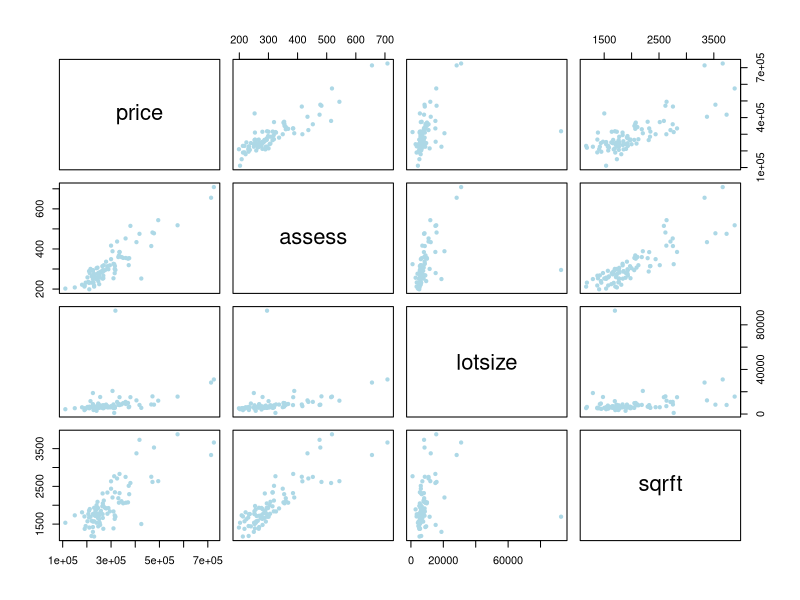
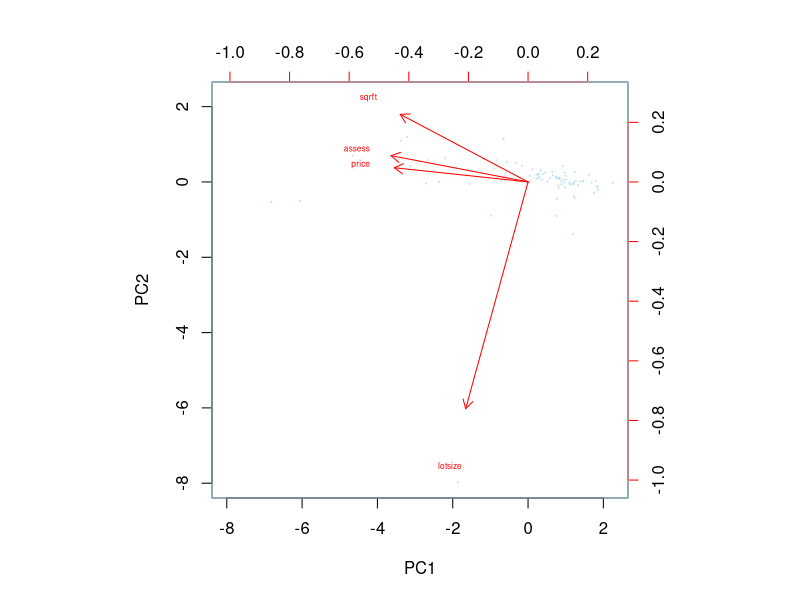
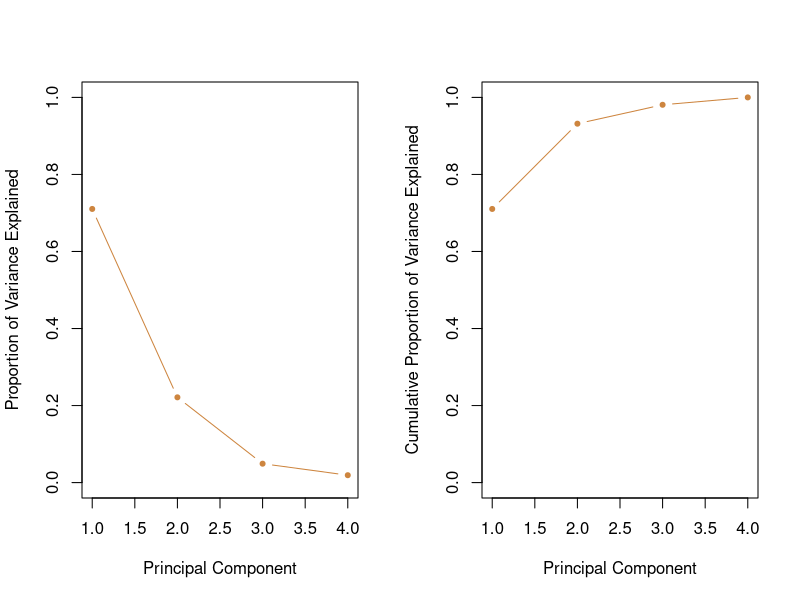

Here is the R script that generated these plots, in order:
## ---- chunk 1
data=read.csv("housepriceall.csv",header=TRUE)
attach(data)
View(data)
## ---- chunk 2
plot(data, pch=20, col="lightblue")
cor(data)
## ---- chunk 3
apply(data, 2, mean)
apply(data, 2, sd)
## ---- chunk 4
pr.out<-prcomp(data, scale=TRUE)
## ---- chunk 5
pr.out$center
pr.out$scale
pr.out$rotation
dim(pr.out$x)
## ---- chunk 6
biplot(pr.out, scale=0, cex=0.5, xlabs=rep("*", length(price)),
       col=c("lightblue", "red"))
## ---- chunk 7
#transforming standard deviations to variances
pr.var=pr.out$sdev^2
#pr.var
#proportion of variance explained
pve=pr.var/sum(pr.var)
#pve
#plots
par(mfrow = c(1, 2))
plot(pve,xlab="Principal Component", 
     ylab="Proportion of Variance Explained", col="peru", 
     pch=20, ylim=c(0,1),type='b')
plot(cumsum(pve),xlab="Principal Component", 
     ylab="Cumulative Proportion of Variance Explained", 
     col="peru", pch=20, ylim=c(0,1),type='b')
